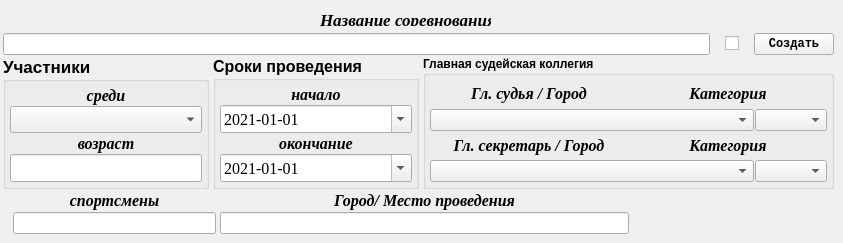
    <widget class="QWidget" name="tab">
     <attribute name="title">
      <string>Титул</string>
     </attribute>
     <widget class="QLabel" name="label_nazvanie">
      <property name="geometry">
       <rect>
        <x>320</x>
        <y>10</y>
        <width>171</width>
        <height>16</height>
       </rect>
      </property>
      <property name="sizePolicy">
       <sizepolicy hsizetype="Expanding" vsizetype="Preferred">
        <horstretch>0</horstretch>
        <verstretch>0</verstretch>
       </sizepolicy>
      </property>
      <property name="font">
       <font>
        <family>Times New Roman</family>
        <pointsize>13</pointsize>
        <weight>75</weight>
        <italic>true</italic>
        <bold>true</bold>
       </font>
      </property>
      <property name="text">
       <string>&lt;html&gt;&lt;head/&gt;&lt;body&gt;&lt;p&gt;Название соревнования&lt;/p&gt;&lt;/body&gt;&lt;/html&gt;</string>
      </property>
      <property name="alignment">
       <set>Qt::AlignCenter</set>
      </property>
     </widget>
     <widget class="QWidget" name="layoutWidget">
      <property name="geometry">
       <rect>
        <x>3</x>
        <y>33</y>
        <width>831</width>
        <height>201</height>
       </rect>
      </property>
      <layout class="QGridLayout" name="gridLayout_2">
       <property name="spacing">
        <number>1</number>
       </property>
       <item row="0" column="0">
        <layout class="QGridLayout" name="gridLayout_5">
         <property name="horizontalSpacing">
          <number>15</number>
         </property>
         <property name="verticalSpacing">
          <number>1</number>
         </property>
         <item row="0" column="0">
          <widget class="QLineEdit" name="lineEdit_title_nazvanie">
           <property name="font">
            <font>
             <weight>75</weight>
             <bold>true</bold>
            </font>
           </property>
           <property name="layoutDirection">
            <enum>Qt::LeftToRight</enum>
           </property>
          </widget>
         </item>
         <item row="0" column="1">
          <widget class="QCheckBox" name="checkBox">
           <property name="sizePolicy">
            <sizepolicy hsizetype="Fixed" vsizetype="Fixed">
             <horstretch>0</horstretch>
             <verstretch>0</verstretch>
            </sizepolicy>
           </property>
           <property name="text">
            <string/>
           </property>
          </widget>
         </item>
         <item row="0" column="2">
          <widget class="QPushButton" name="Button_title_made">
           <property name="sizePolicy">
            <sizepolicy hsizetype="Preferred" vsizetype="Fixed">
             <horstretch>0</horstretch>
             <verstretch>0</verstretch>
            </sizepolicy>
           </property>
           <property name="font">
            <font>
             <family>Courier New</family>
             <weight>75</weight>
             <bold>true</bold>
            </font>
           </property>
           <property name="text">
            <string>Создать</string>
           </property>
           <property name="autoDefault">
            <bool>false</bool>
           </property>
           <property name="default">
            <bool>false</bool>
           </property>
           <property name="flat">
            <bool>false</bool>
           </property>
          </widget>
         </item>
        </layout>
       </item>
       <item row="1" column="0">
        <layout class="QHBoxLayout" name="horizontalLayout_5" stretch="1,1,2">
         <property name="spacing">
          <number>4</number>
         </property>
         <property name="leftMargin">
          <number>0</number>
         </property>
         <item>
          <widget class="QGroupBox" name="groupBox_8">
           <property name="font">
            <font>
             <pointsize>13</pointsize>
             <weight>75</weight>
             <bold>true</bold>
            </font>
           </property>
           <property name="title">
            <string>Участники</string>
           </property>
           <layout class="QVBoxLayout" name="verticalLayout_46">
            <property name="spacing">
             <number>1</number>
            </property>
            <property name="leftMargin">
             <number>4</number>
            </property>
            <property name="topMargin">
             <number>4</number>
            </property>
            <property name="rightMargin">
             <number>4</number>
            </property>
            <property name="bottomMargin">
             <number>4</number>
            </property>
            <item>
             <layout class="QVBoxLayout" name="verticalLayout_48">
              <property name="spacing">
               <number>1</number>
              </property>
              <item>
               <layout class="QVBoxLayout" name="verticalLayout_33">
                <property name="spacing">
                 <number>1</number>
                </property>
                <item>
                 <widget class="QLabel" name="label_sredi">
                  <property name="font">
                   <font>
                    <family>Times New Roman</family>
                    <pointsize>12</pointsize>
                    <italic>true</italic>
                   </font>
                  </property>
                  <property name="text">
                   <string>&lt;html&gt;&lt;head/&gt;&lt;body&gt;&lt;p&gt;&lt;span style=&quot; font-style:italic;&quot;&gt;среди&lt;/span&gt;&lt;/p&gt;&lt;/body&gt;&lt;/html&gt;</string>
                  </property>
                  <property name="alignment">
                   <set>Qt::AlignHCenter|Qt::AlignTop</set>
                  </property>
                 </widget>
                </item>
                <item>
                 <widget class="QComboBox" name="comboBox_sredi">
                  <property name="sizePolicy">
                   <sizepolicy hsizetype="MinimumExpanding" vsizetype="Fixed">
                    <horstretch>0</horstretch>
                    <verstretch>0</verstretch>
                   </sizepolicy>
                  </property>
                  <property name="font">
                   <font>
                    <family>Times New Roman</family>
                    <pointsize>12</pointsize>
                    <weight>50</weight>
                    <italic>true</italic>
                    <bold>false</bold>
                   </font>
                  </property>
                 </widget>
                </item>
               </layout>
              </item>
              <item>
               <layout class="QVBoxLayout" name="verticalLayout_51">
                <property name="spacing">
                 <number>1</number>
                </property>
                <item>
                 <widget class="QLabel" name="label_sredi_2">
                  <property name="font">
                   <font>
                    <family>Times New Roman</family>
                    <pointsize>12</pointsize>
                    <italic>true</italic>
                   </font>
                  </property>
                  <property name="text">
                   <string>&lt;html&gt;&lt;head/&gt;&lt;body&gt;&lt;p&gt;возраст&lt;/p&gt;&lt;/body&gt;&lt;/html&gt;</string>
                  </property>
                  <property name="alignment">
                   <set>Qt::AlignHCenter|Qt::AlignTop</set>
                  </property>
                 </widget>
                </item>
                <item>
                 <widget class="QLineEdit" name="lineEdit_title_vozrast">
                  <property name="font">
                   <font>
                    <weight>50</weight>
                    <bold>false</bold>
                   </font>
                  </property>
                 </widget>
                </item>
               </layout>
              </item>
             </layout>
            </item>
           </layout>
          </widget>
         </item>
         <item>
          <widget class="QGroupBox" name="groupBox_7">
           <property name="font">
            <font>
             <pointsize>12</pointsize>
             <weight>75</weight>
             <bold>true</bold>
            </font>
           </property>
           <property name="title">
            <string>Сроки проведения</string>
           </property>
           <layout class="QVBoxLayout" name="verticalLayout_49">
            <property name="spacing">
             <number>1</number>
            </property>
            <property name="leftMargin">
             <number>4</number>
            </property>
            <property name="topMargin">
             <number>4</number>
            </property>
            <property name="rightMargin">
             <number>4</number>
            </property>
            <property name="bottomMargin">
             <number>4</number>
            </property>
            <item>
             <layout class="QVBoxLayout" name="verticalLayout_47">
              <property name="spacing">
               <number>1</number>
              </property>
              <item>
               <layout class="QVBoxLayout" name="verticalLayout_34">
                <property name="spacing">
                 <number>1</number>
                </property>
                <item>
                 <widget class="QLabel" name="label_s">
                  <property name="sizePolicy">
                   <sizepolicy hsizetype="Minimum" vsizetype="Preferred">
                    <horstretch>0</horstretch>
                    <verstretch>0</verstretch>
                   </sizepolicy>
                  </property>
                  <property name="font">
                   <font>
                    <family>Times New Roman</family>
                    <pointsize>12</pointsize>
                    <italic>true</italic>
                   </font>
                  </property>
                  <property name="text">
                   <string>&lt;html&gt;&lt;head/&gt;&lt;body&gt;&lt;p&gt;начало&lt;/p&gt;&lt;/body&gt;&lt;/html&gt;</string>
                  </property>
                  <property name="alignment">
                   <set>Qt::AlignHCenter|Qt::AlignTop</set>
                  </property>
                 </widget>
                </item>
                <item>
                 <widget class="QDateEdit" name="dateEdit_start">
                  <property name="sizePolicy">
                   <sizepolicy hsizetype="MinimumExpanding" vsizetype="Fixed">
                    <horstretch>0</horstretch>
                    <verstretch>0</verstretch>
                   </sizepolicy>
                  </property>
                  <property name="font">
                   <font>
                    <family>Times New Roman</family>
                    <weight>50</weight>
                    <bold>false</bold>
                   </font>
                  </property>
                  <property name="dateTime">
                   <datetime>
                    <hour>0</hour>
                    <minute>0</minute>
                    <second>0</second>
                    <year>2021</year>
                    <month>1</month>
                    <day>1</day>
                   </datetime>
                  </property>
                  <property name="displayFormat">
                   <string>yyyy-MM-dd</string>
                  </property>
                  <property name="calendarPopup">
                   <bool>true</bool>
                  </property>
                  <property name="date">
                   <date>
                    <year>2021</year>
                    <month>1</month>
                    <day>1</day>
                   </date>
                  </property>
                 </widget>
                </item>
               </layout>
              </item>
              <item>
               <layout class="QVBoxLayout" name="verticalLayout_45">
                <property name="spacing">
                 <number>1</number>
                </property>
                <item>
                 <widget class="QLabel" name="label_po">
                  <property name="sizePolicy">
                   <sizepolicy hsizetype="Minimum" vsizetype="Preferred">
                    <horstretch>0</horstretch>
                    <verstretch>0</verstretch>
                   </sizepolicy>
                  </property>
                  <property name="font">
                   <font>
                    <family>Times New Roman</family>
                    <pointsize>12</pointsize>
                    <italic>true</italic>
                   </font>
                  </property>
                  <property name="text">
                   <string>&lt;html&gt;&lt;head/&gt;&lt;body&gt;&lt;p&gt;окончание&lt;/p&gt;&lt;/body&gt;&lt;/html&gt;</string>
                  </property>
                  <property name="alignment">
                   <set>Qt::AlignHCenter|Qt::AlignTop</set>
                  </property>
                 </widget>
                </item>
                <item>
                 <widget class="QDateEdit" name="dateEdit_end">
                  <property name="sizePolicy">
                   <sizepolicy hsizetype="MinimumExpanding" vsizetype="Fixed">
                    <horstretch>0</horstretch>
                    <verstretch>0</verstretch>
                   </sizepolicy>
                  </property>
                  <property name="font">
                   <font>
                    <family>Times New Roman</family>
                    <weight>50</weight>
                    <bold>false</bold>
                   </font>
                  </property>
                  <property name="dateTime">
                   <datetime>
                    <hour>0</hour>
                    <minute>0</minute>
                    <second>0</second>
                    <year>2021</year>
                    <month>1</month>
                    <day>1</day>
                   </datetime>
                  </property>
                  <property name="currentSection">
                   <enum>QDateTimeEdit::YearSection</enum>
                  </property>
                  <property name="displayFormat">
                   <string>yyyy-MM-dd</string>
                  </property>
                  <property name="calendarPopup">
                   <bool>true</bool>
                  </property>
                  <property name="currentSectionIndex">
                   <number>0</number>
                  </property>
                  <property name="date">
                   <date>
                    <year>2021</year>
                    <month>1</month>
                    <day>1</day>
                   </date>
                  </property>
                 </widget>
                </item>
               </layout>
              </item>
             </layout>
            </item>
           </layout>
          </widget>
         </item>
         <item>
          <widget class="QGroupBox" name="groupBox_6">
           <property name="font">
            <font>
             <weight>75</weight>
             <bold>true</bold>
            </font>
           </property>
           <property name="title">
            <string>Главная судейская коллегия</string>
           </property>
           <layout class="QVBoxLayout" name="verticalLayout_50">
            <property name="spacing">
             <number>1</number>
            </property>
            <property name="leftMargin">
             <number>4</number>
            </property>
            <property name="topMargin">
             <number>4</number>
            </property>
            <property name="rightMargin">
             <number>4</number>
            </property>
            <property name="bottomMargin">
             <number>4</number>
            </property>
            <item>
             <layout class="QVBoxLayout" name="verticalLayout">
              <property name="spacing">
               <number>1</number>
              </property>
              <item>
               <layout class="QHBoxLayout" name="horizontalLayout_21">
                <property name="spacing">
                 <number>1</number>
                </property>
                <item>
                 <widget class="QLabel" name="label_main_refery">
                  <property name="font">
                   <font>
                    <family>Times New Roman</family>
                    <pointsize>12</pointsize>
                    <italic>true</italic>
                   </font>
                  </property>
                  <property name="text">
                   <string>&lt;html&gt;&lt;head/&gt;&lt;body&gt;&lt;p&gt;Гл. судья / Город&lt;/p&gt;&lt;/body&gt;&lt;/html&gt;</string>
                  </property>
                  <property name="alignment">
                   <set>Qt::AlignCenter</set>
                  </property>
                 </widget>
                </item>
                <item>
                 <widget class="QLabel" name="label_kat_ref">
                  <property name="font">
                   <font>
                    <family>Times New Roman</family>
                    <pointsize>12</pointsize>
                    <italic>true</italic>
                   </font>
                  </property>
                  <property name="text">
                   <string>&lt;html&gt;&lt;head/&gt;&lt;body&gt;&lt;p&gt;Категория&lt;/p&gt;&lt;/body&gt;&lt;/html&gt;</string>
                  </property>
                  <property name="alignment">
                   <set>Qt::AlignCenter</set>
                  </property>
                 </widget>
                </item>
               </layout>
              </item>
              <item>
               <layout class="QHBoxLayout" name="horizontalLayout_22">
                <item>
                 <widget class="QComboBox" name="comboBox_referee">
                  <property name="sizePolicy">
                   <sizepolicy hsizetype="Expanding" vsizetype="Fixed">
                    <horstretch>0</horstretch>
                    <verstretch>0</verstretch>
                   </sizepolicy>
                  </property>
                  <property name="font">
                   <font>
                    <weight>50</weight>
                    <bold>false</bold>
                   </font>
                  </property>
                 </widget>
                </item>
                <item>
                 <widget class="QComboBox" name="comboBox_kategor_ref">
                  <property name="font">
                   <font>
                    <weight>50</weight>
                    <bold>false</bold>
                   </font>
                  </property>
                 </widget>
                </item>
               </layout>
              </item>
              <item>
               <layout class="QHBoxLayout" name="horizontalLayout_11">
                <property name="spacing">
                 <number>1</number>
                </property>
                <item>
                 <widget class="QLabel" name="label_main_sekretar">
                  <property name="font">
                   <font>
                    <family>Times New Roman</family>
                    <pointsize>12</pointsize>
                    <italic>true</italic>
                   </font>
                  </property>
                  <property name="text">
                   <string>&lt;html&gt;&lt;head/&gt;&lt;body&gt;&lt;p&gt;Гл. секретарь / Город&lt;/p&gt;&lt;/body&gt;&lt;/html&gt;</string>
                  </property>
                  <property name="alignment">
                   <set>Qt::AlignCenter</set>
                  </property>
                 </widget>
                </item>
                <item>
                 <widget class="QLabel" name="label_kat_sek">
                  <property name="font">
                   <font>
                    <family>Times New Roman</family>
                    <pointsize>12</pointsize>
                    <italic>true</italic>
                   </font>
                  </property>
                  <property name="text">
                   <string>&lt;html&gt;&lt;head/&gt;&lt;body&gt;&lt;p&gt;Категория&lt;/p&gt;&lt;/body&gt;&lt;/html&gt;</string>
                  </property>
                  <property name="alignment">
                   <set>Qt::AlignCenter</set>
                  </property>
                 </widget>
                </item>
               </layout>
              </item>
              <item>
               <layout class="QHBoxLayout" name="horizontalLayout_20">
                <item>
                 <widget class="QComboBox" name="comboBox_secretary">
                  <property name="sizePolicy">
                   <sizepolicy hsizetype="Expanding" vsizetype="Fixed">
                    <horstretch>0</horstretch>
                    <verstretch>0</verstretch>
                   </sizepolicy>
                  </property>
                  <property name="font">
                   <font>
                    <weight>50</weight>
                    <bold>false</bold>
                   </font>
                  </property>
                 </widget>
                </item>
                <item>
                 <widget class="QComboBox" name="comboBox_kategor_sec">
                  <property name="font">
                   <font>
                    <weight>50</weight>
                    <bold>false</bold>
                   </font>
                  </property>
                 </widget>
                </item>
               </layout>
              </item>
             </layout>
            </item>
           </layout>
          </widget>
         </item>
        </layout>
       </item>
       <item row="2" column="0">
        <layout class="QHBoxLayout" name="horizontalLayout_4" stretch="1,2,1">
         <property name="spacing">
          <number>4</number>
         </property>
         <property name="leftMargin">
          <number>8</number>
         </property>
         <item>
          <layout class="QVBoxLayout" name="verticalLayout_37">
           <property name="spacing">
            <number>0</number>
           </property>
           <property name="leftMargin">
            <number>2</number>
           </property>
           <property name="topMargin">
            <number>0</number>
           </property>
           <item>
            <widget class="QLabel" name="label_sredi_3">
             <property name="font">
              <font>
               <family>Times New Roman</family>
               <pointsize>12</pointsize>
               <weight>75</weight>
               <italic>true</italic>
               <bold>true</bold>
              </font>
             </property>
             <property name="text">
              <string>&lt;html&gt;&lt;head/&gt;&lt;body&gt;&lt;p&gt;спортсмены&lt;/p&gt;&lt;/body&gt;&lt;/html&gt;</string>
             </property>
             <property name="alignment">
              <set>Qt::AlignCenter</set>
             </property>
            </widget>
           </item>
           <item>
            <widget class="QLineEdit" name="lineEdit_title_gamer"/>
           </item>
          </layout>
         </item>
         <item>
          <layout class="QVBoxLayout" name="verticalLayout_35">
           <property name="spacing">
            <number>1</number>
           </property>
           <item>
            <widget class="QLabel" name="label_2str_4">
             <property name="font">
              <font>
               <family>Times New Roman</family>
               <pointsize>12</pointsize>
               <weight>75</weight>
               <italic>true</italic>
               <bold>true</bold>
              </font>
             </property>
             <property name="text">
              <string>&lt;html&gt;&lt;head/&gt;&lt;body&gt;&lt;p&gt;Город/ Место проведения&lt;/p&gt;&lt;/body&gt;&lt;/html&gt;</string>
             </property>
             <property name="alignment">
              <set>Qt::AlignCenter</set>
             </property>
            </widget>
           </item>
           <item>
            <widget class="QLineEdit" name="lineEdit_city_title">
             <property name="sizePolicy">
              <sizepolicy hsizetype="Expanding" vsizetype="Fixed">
               <horstretch>0</horstretch>
               <verstretch>0</verstretch>
              </sizepolicy>
             </property>
            </widget>
           </item>
          </layout>
         </item>
         <item>
          <spacer name="horizontalSpacer_2">
           <property name="orientation">
            <enum>Qt::Horizontal</enum>
           </property>
           <property name="sizeHint" stdset="0">
            <size>
             <width>40</width>
             <height>20</height>
            </size>
           </property>
          </spacer>
         </item>
        </layout>
       </item>
      </layout>
     </widget>
    </widget>
